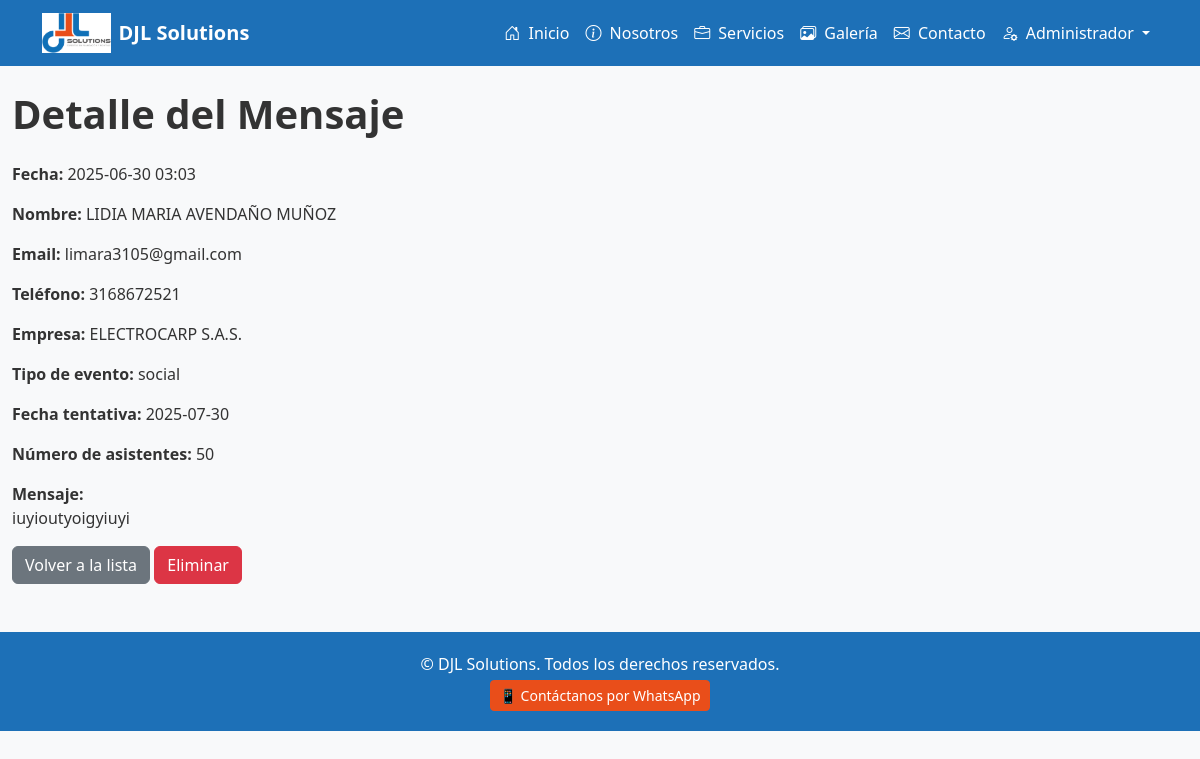
Page /admin/messages/1 (signed in) on the committed database.
### models.py (models this page shows)
class ContactMessage(db.Model):
    id = db.Column(db.Integer, primary_key=True)
    name = db.Column(db.String(150), nullable=False)
    email = db.Column(db.String(150), nullable=False)
    phone = db.Column(db.String(50), nullable=True)
    company = db.Column(db.String(150), nullable=True)
    event_type = db.Column(db.String(50), nullable=True)
    event_date = db.Column(db.Date, nullable=True)
    attendees = db.Column(db.Integer, nullable=True)
    message = db.Column(db.Text, nullable=False)
    created_at = db.Column(db.DateTime, default=datetime.utcnow)

### app.py (the view)
@app.route('/admin/messages/<int:message_id>')
@login_required
def admin_message_detail(message_id):
    message = ContactMessage.query.get_or_404(message_id)
    return render_template('admin_message_detail.html', message=message)

### app.py (called while the page is built)
@login_manager.user_loader
def load_user(user_id):
    return User.query.get(int(user_id))

### templates/admin_message_detail.html
{% extends 'base.html' %}
{% block content %}
<h1 class="fw-bold mb-4">Detalle del Mensaje</h1>
<div class="mb-3">
  <strong>Fecha:</strong> {{ message.created_at.strftime('%Y-%m-%d %H:%M') }}
</div>
<div class="mb-3">
  <strong>Nombre:</strong> {{ message.name }}
</div>
<div class="mb-3">
  <strong>Email:</strong> {{ message.email }}
</div>
<div class="mb-3">
  <strong>Teléfono:</strong> {{ message.phone or 'No proporcionado' }}
</div>
<div class="mb-3">
  <strong>Empresa:</strong> {{ message.company or 'No proporcionado' }}
</div>
<div class="mb-3">
  <strong>Tipo de evento:</strong> {{ message.event_type or 'No especificado' }}
</div>
<div class="mb-3">
  <strong>Fecha tentativa:</strong> {{ message.event_date or 'No especificada' }}
</div>
<div class="mb-3">
  <strong>Número de asistentes:</strong> {{ message.attendees or 'No indicado' }}
</div>
<div class="mb-3">
  <strong>Mensaje:</strong>
  <p>{{ message.message }}</p>
</div>
<a href="{{ url_for('admin_messages') }}" class="btn btn-secondary">Volver a la lista</a>
<form action="{{ url_for('delete_message', message_id=message.id) }}" method="POST" style="display:inline;">
  <button class="btn btn-danger" onclick="return confirm('¿Eliminar este mensaje?');">Eliminar</button>
</form>
{% endblock %}

### static/css/styles.css (style rules this page uses)
body { font-family: 'Segoe UI', Tahoma, Geneva, Verdana, sans-serif; background-color: #f8f9fa; color: #333; }

### rows in the picture
ContactMessage: created_at "2025-06-30 03:03", name "LIDIA MARIA AVENDAÑO MUÑOZ", email "limara3105@gmail.com", phone "3168672521", company "ELECTROCARP S.A.S.", event_type "social", event_date "2025-07-30", attendees "50", message "iuyioutyoigyiuyi"
